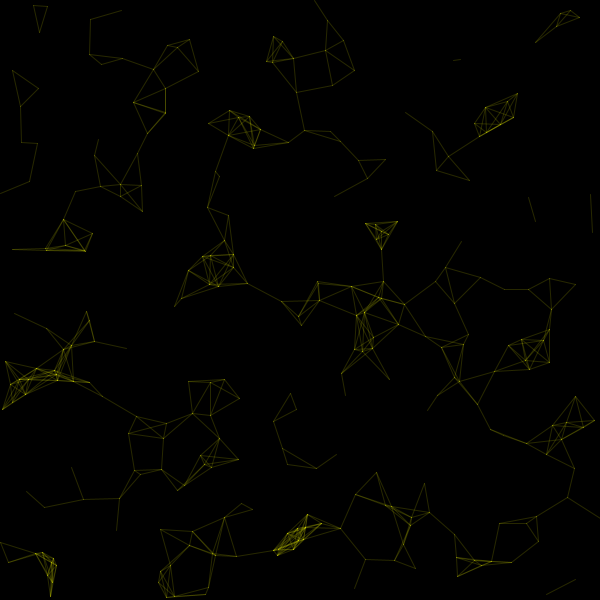
Frame 1 (no input)
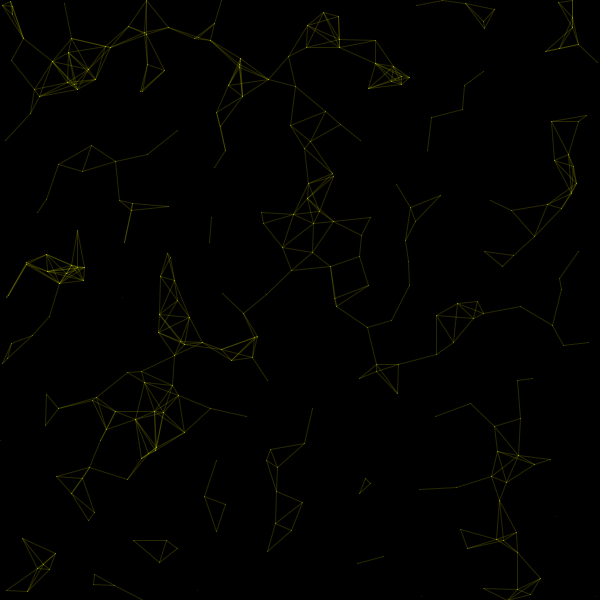
Frame 60 (the mouse pressed at the canvas centre just before this capture)
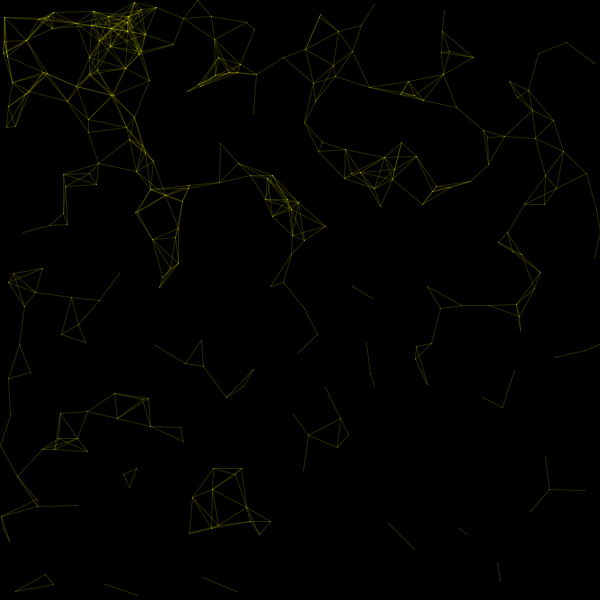
Frame 120 (the mouse held since frame 60 and released just before this capture)

The Processing sketch that drew these frames (run headless with seeded random() and noise(); from frame 60 on, the mouse is pressed at the canvas centre):

// Processing sketch: processing_169924
// ── processing_169924.pde


int num = 300;
Line[] line_array = new Line[num];


void setup()
{
  size (600,600);
  
  for(int i=0; i<num; i++)
  {
    line_array[i] = new Line();
    
  }
  
}


void draw()
{

  background(0);
  
  for(int i=0; i<num; i++)
  {
   line_array[i].update();
   line_array[i].display(); 
    
  }

stroke(250,255,3, 40);

for(int i = 0; i<num; i++)
{
 for(int j = i+1; j<num; j++)
 {
  float x1 = line_array[i].x;
  float y1 = line_array[i].y;
  float x2 = line_array[j].x;
  float y2 = line_array[j].y;
  if(dist(x1,y1,x2,y2) < 40)
  {
    line (x1,y1,x2,y2);
  }
 } 
  
}

}

void mouseReleased()
{
  for(int i=0; i<num; i++)
  {
   line_array[i].reset();
   
  }

}



class Line
{
  float x, y, vx, vy, grav;
  float bounciness;

  
  Line()
  { 
   x = random (width);
   y = random (height);
   bounciness = random(-1,-.5);
   vx = random(-5,5);
   vy = random(-5,5);
   grav = -.015;    

  }
  void update()
  {
    vy+=grav;
    vx+=grav;
    x+= vx;
    y+= vy;

  if (y>height)
  {
    y = height;
    vy *= bounciness;
  }

  if (x<0)
  {
    x= 0;
    vx*= bounciness;
  }

  if (x>width)
  {
    x = width;
    vx*= bounciness;
  }
  
  if (y<0)
  {
    y = 0;
    vy*= bounciness; 
  }
   
  }
  
  void display()
  {
    
    pushMatrix();
    point(x,y);
    translate(x, y);
    popMatrix();
    
  }
  
  void reset()
  {
   x = mouseX;
   y = mouseY;
   vx = random(-5,5);
   vy = random(-5,5); 
  }
  
}
